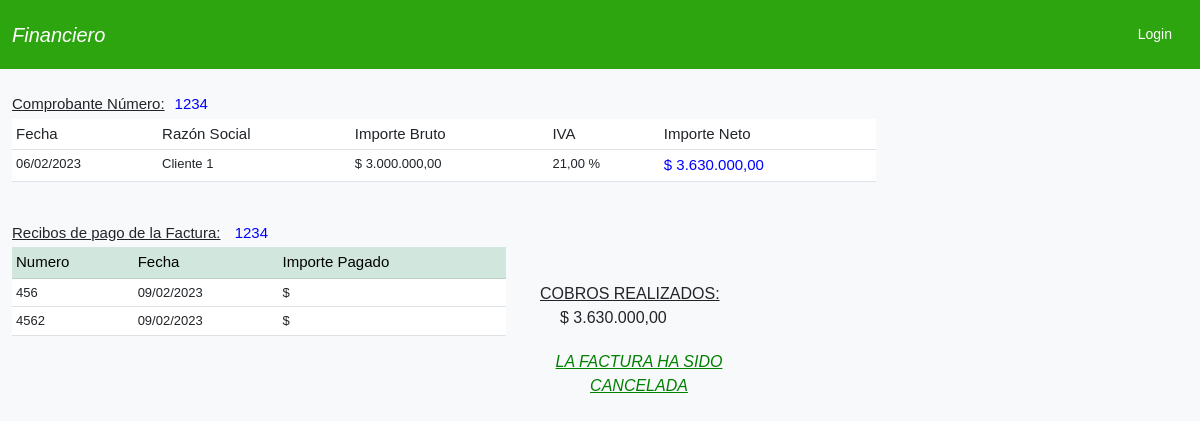
/cobros-factura/1, run on the app's committed database.
### comprobantes/models.py (models this page shows, shortened)
class FacturaVenta(models.Model):
    numero = models.CharField(max_length=15)
    fecha = models.DateField()
    razon_social = models.ForeignKey(Cliente, on_delete=models.CASCADE, verbose_name='Cliente')
    categoria = models.ForeignKey(Categoria, on_delete=models.CASCADE)
    cantidad = models.IntegerField(blank=True, null=True)
    unidades = models.CharField(max_length=50, choices=UNIDADES,blank=True, null=True)
    importe = models.DecimalField(max_digits=10, decimal_places=2)
    iva = models.DecimalField(max_digits=4, decimal_places=2, default=21.0, verbose_name='% IVA')
    estado = models.BooleanField(default=False)
    created = models.DateField(auto_now_add=True)
    updated = models.DateField(auto_now=True)
    @property
    def importe_total(self):
        return self.importe + (self.importe * self.iva/100)

class Cliente(models.Model):
    razon_social = models.CharField(max_length=50)
    domicilio = models.CharField(max_length=100)
    localidad = models.CharField(max_length=50)
    posicion_iva = models.CharField(max_length=50, verbose_name='Posición IVA', choices=IVA)
    cuit = models.CharField(max_length=50)
    estado = models.BooleanField(default=True)
    def __str__(self):
        return self.razon_social

class ReciboCobro(models.Model):
    numero = models.CharField(max_length=15, verbose_name = 'Número de recibo de cobro')
    fecha = models.DateField()
    factura_id = models.ForeignKey(FacturaVenta,verbose_name='Nº Factura a Cobrar' ,related_name='recibos_cobro',on_delete=models.CASCADE)
    importe_cobrado = models.DecimalField(max_digits=10, decimal_places=2, default=0)
    class Meta:
        ordering = ('-fecha',)

### comprobantes/views.py (the view)
# urls.py: path('cobros-factura/<int:id>', cobros_factura, name='cobros-factura'),
def cobros_factura(request, id):
    f = FacturaVenta.objects.get(id=id)
    recibos = f.recibos_cobro.all()
    qs_recibos_cobro = ReciboCobro.objects.filter(factura_id=id)
    valor_cobrado = 0
    imp_total_factura = f.importe_total
    for p in qs_recibos_cobro:
        valor_cobrado = valor_cobrado + (p.importe_cobrado)
    saldo = f.importe_total - valor_cobrado
    estado = False
    if saldo == 0.0:
        f.estado = True
        f.save()
    else:
        f.estado = False
        f.save()
    contexto = {'f':f,
                'recibos':recibos,
                'valor_cobrado':valor_cobrado,
                'saldo':saldo,
                'imp_total_factura':imp_total_factura,
                'estado':estado
                }
    return render(request, 'comprobantes/cobro-factura.html', contexto)

### comprobantes/templates/comprobantes/cobro-factura.html
{% extends 'comprobantes/base.html' %}
{% block content %}
<div class="container">
    <br>
    {% if f %}
    <table class="table table-sm table-hover">
        <p style="font-weight: 500;font-size:15px;margin-bottom: 3px;"><span style="text-decoration: underline;">Comprobante Número:</span><span style="margin-left: 10px; color: blue;">{{ f.numero }}</span></p>
        <thead style="background-color: bisque;">
            <th style="font-weight: 500;font-size:15px;">Fecha</th>
            <th style="font-weight: 500;font-size:15px;">Razón Social</th>
            <th style="font-weight: 500;font-size:15px;">Importe Bruto</th>
            <th style="font-weight: 500;font-size:15px;">IVA</th>
            <th style="font-weight: 500;font-size:15px;">Importe Neto</th>
        </thead>
        <tbody>
            <td style="font-size:13px;">{{ f.fecha|date:'d/m/Y' }}</td>
            <td style="font-size:13px;">{{ f.razon_social }}</td>
            <td style="font-size:13px;">$ {{ f.importe|floatformat:"2g"}}</td>
            <td style="font-size:13px;">{{ f.iva}} %</td>
            <td style="font-size:15px; color: blue;">$ {{ f.importe_total|floatformat:"2g"}}</td>
       </tbody>
    </table>
    {% else %}
    <p>Factura no encontrada</p>
    {% endif %}
    <br>
    {% if recibos %}
    <div class="row">
        <div class="col-md-7">
    <table class="table table-sm">
        <p style="font-weight: 500;font-size:15px;margin-bottom: 3px;"><span style="text-decoration: underline;">Recibos de pago de la Factura:</span> <span style="margin-left: 10px; color: blue;">{{ f.numero }}</span></p>
        <thead class="table-success">
            <th style="font-weight: 500;font-size:15px;">Numero</th>
            <th style="font-weight: 500;font-size:15px;">Fecha</th>
            <th style="font-weight: 500;font-size:15px;">Importe Pagado</th>
        </thead>
        <tbody>
            {% for recibo in recibos %}
            <td style="font-size:13px;">{{ recibo.numero }}</td>
            <td style="font-size:13px;">{{ recibo.fecha|date:'d/m/Y' }}</td>
            <td style="font-size:13px;">$ {{ recibo.importe_pagado|floatformat:"2g" }}</td>
       </tbody>
            {% endfor %}
    </table>
</div>
<div class="col-md-3" style="margin-top: 60px; margin-left: 10px;">
    <span style="text-decoration: underline;">COBROS REALIZADOS:</span><br><span style="margin-left: 20px;">$ {{ valor_cobrado|floatformat:"2g" }}</span></br>
    {% if saldo > 0%}
    <div style="margin-top: 10px;">
      <center style="text-decoration: underline;">SALDO A COBRAR:</center><br><span style="color: red;font-weight: bold;margin-left: 20px;">$ {{ saldo|floatformat:"2g" }}</span><br><br>
      <center><a  href="{% url 'recibo-crear' %}" class="btn btn-primary">Registrar nuevo pago</a></center>
    </div>
    {% else %}
    <center style="margin-top: 20px; color: green; font-style: italic; text-decoration: underline;">
        LA FACTURA HA SIDO CANCELADA
    </center>
    {% endif %}
    {% else %}
    <p style="font-size: 18px; color: red; text-align: center;">No hay registro de esa factura</p>
    {% endif %}
</div>
</div>
</div>
{% endblock %}

### usuarios/static/css/estilos.css (style rules this page uses)
body { font-family: Arial, Helvetica, sans-serif; background-color: rgb(248, 249, 250); }

### comprobantes/templates/comprobantes/base.html (style rules this page uses)
body { font-family: Arial, Helvetica, sans-serif; }

### data on the page
FacturaVenta: numero "1234", fecha "06/02/2023", razon_social "Cliente 1", importe "3.000.000,00", iva "21,00", importe_total "3.630.000,00"
ReciboCobro: numero "456", fecha "09/02/2023"
ReciboCobro: numero "4562", fecha "09/02/2023"

### other printed values
{{ valor_cobrado|floatformat:"2g" }} "3.630.000,00"
